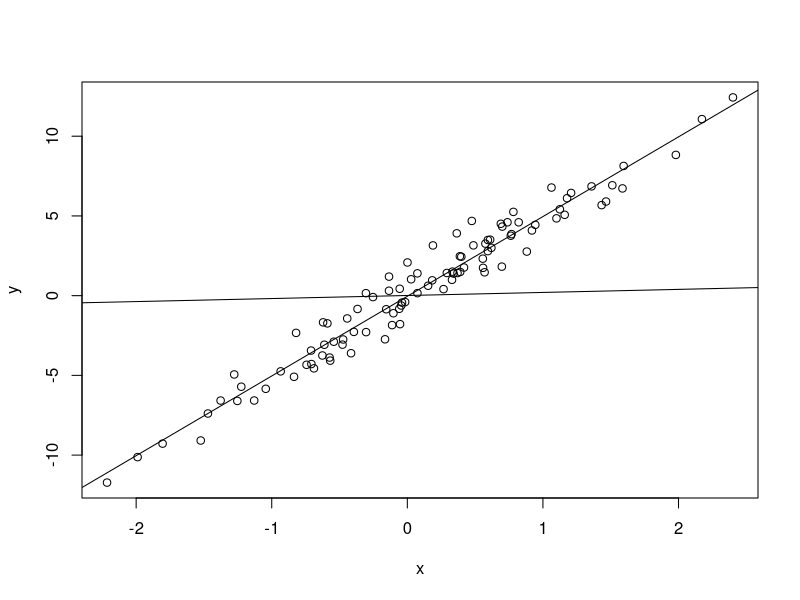
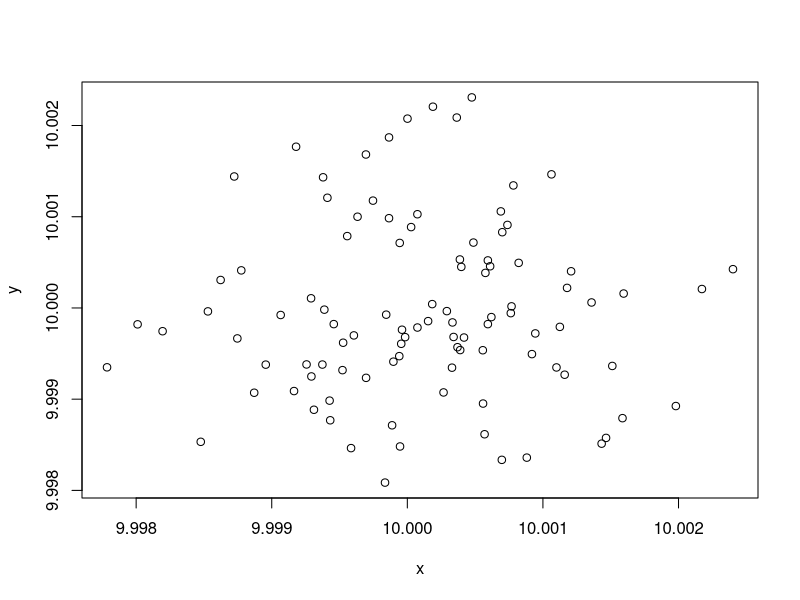

Generate these figures, in order, with R:
#----------------------(12)-------------------------------
#-----(a)---Equating both the equation shows when:
#Summation(xi^2)=Summation(yi^2) ==> xi=+-yi ==> beta=1 condition is met.
#-------(b)-------------------------
set.seed(1)
x=rnorm(100)
y=5*x+rnorm(100)
plot(x,y)
lm.fit1=lm(y~x)
abline(lm.fit1)
summary(lm.fit1)
lm.fit2=lm(x~y)
abline(lm.fit2)
summary(lm.fit2)
#x intercept estimate is -0.03 and 0.01 which are not equal to each other.
#------(c)--------------
set.seed(1)
x=rnorm(100,mean=10,sd=.001)
y=rnorm(100,mean=10,sd=.001)
options(digits=2)
plot(x,y)
lm.fit3=lm(y~x)
abline(lm.fit1)
summary(lm.fit1)
lm.fit4=lm(x~y)
abline(lm.fit2)
summary(lm.fit2)
#x intercept estimate is 10 and is same in both the cases.


